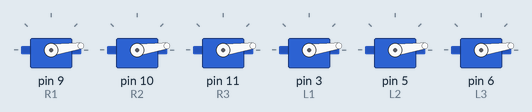
This sketch was run on a simulated Arduino Uno, built with avr-gcc and run on an emulated ATmega328P. Shown: 6 × servo.

Above: at 0.15 s.
At 1.5 s:
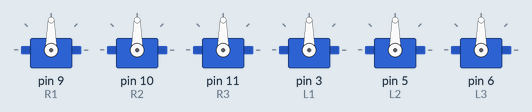
At 8.49 s:
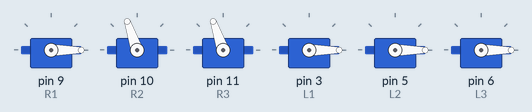
At 16.4 s:
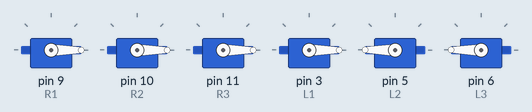
At 19.7 s:
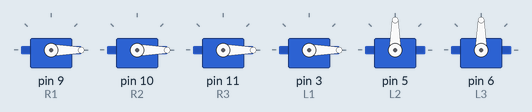
At 31.6 s:
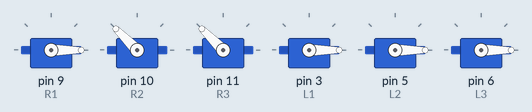
Timing chart, 0 to 40.0 s (numbered marks = the images above):
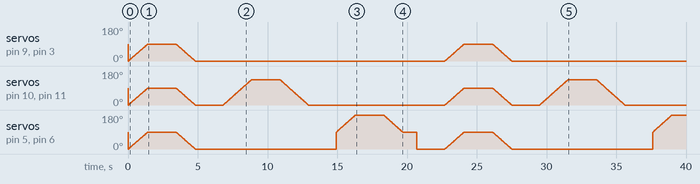

The sketch:

6Servo3Moves.ino
```cpp
#include <Servo.h>

Servo R1, R2, R3, L1, L2, L3;
int pos=0;

void setup() {
  R1.attach(9);
  R2.attach(10);
  R3.attach(11);
  L1.attach(3);
  L2.attach(5);
  L3.attach(6);
}

void loop() {
  //frist move 0 to 90
  for(pos=0; pos <= 90; pos++){
    delay(15);
    R1.write(pos);
    L1.write(pos);
    R2.write(pos);
    L2.write(pos);
    R3.write(pos);
    L3.write(pos);
  }
  delay(2000);
  for(pos=90; pos >= 0; pos--){
    delay(15);
    R1.write(pos);
    L1.write(pos);
    R2.write(pos);
    L2.write(pos);
    R3.write(pos);
    L3.write(pos);
  }

  delay(2000);
  //sec move

  for(pos=0; pos<=135 ;pos++){
    R2.write(pos);
    R3.write(pos);
    delay(15);
  }
  delay(2000);
  for(pos=135; pos>=0 ;pos--){
    R2.write(pos);
    R3.write(pos);
    delay(15);
  }

  delay(2000);

  //third move
  for(pos=90; pos<=180;pos++){
    L2.write(pos);
    L3.write(pos);
    delay(15);
  }
  delay(2000);
  for(pos=180; pos>=90;pos--){
    L2.write(pos);
    L3.write(pos);
    delay(15);
  }

  delay(1000);
  //set to initial
  L2.write(0);
  L3.write(0);

  delay(2000);

}
```
